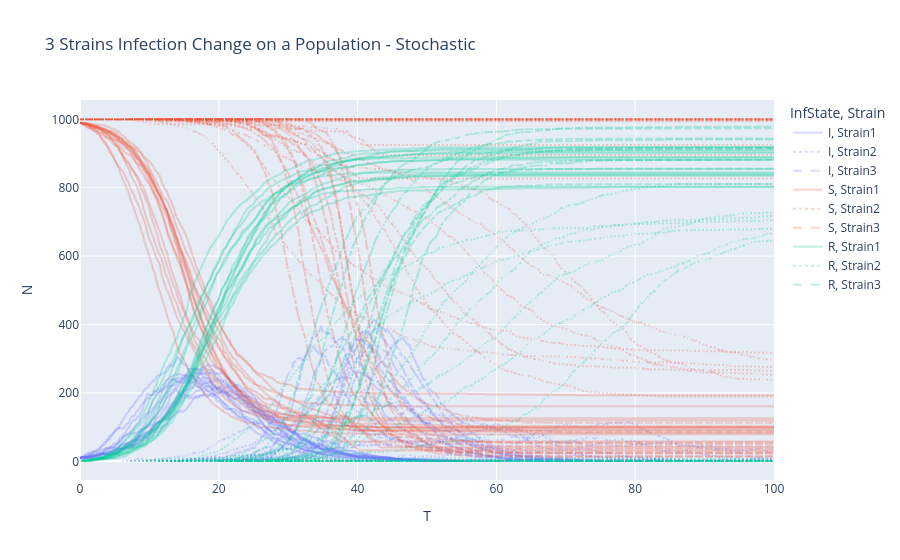

Notebook cell for this chart:
### Code cell
long_epi_stoch = all_sims.melt(id_vars=['N','T','sim'], value_vars=['Strain1', 'Strain2', 'Strain3'], var_name='Strain', value_name="InfState")
long_epi_stoch = long_epi_stoch.groupby(["T","Strain","InfState","sim"]).sum().reset_index()

epi_fig_stoch = px.line(long_epi_stoch, x="T", y="N", color="InfState", line_dash="Strain", line_group="sim", title='3 Strains Infection Change on a Population - Stochastic')
epi_fig_stoch.update_traces(opacity=0.25)
epi_fig_stoch.show()
